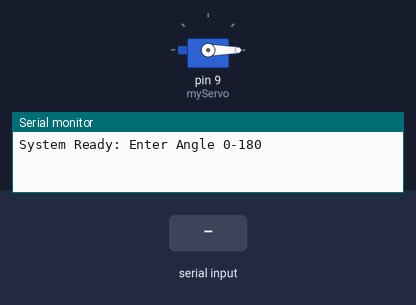
Bench run of a program on a simulated Arduino Uno, built with avr-gcc and run on an emulated ATmega328P. Parts: servo, the last lines printed to the serial monitor. The test bench sets the inputs (shaded band).

Above: at 1.2 s.
1.3 s: "90,45\n" received over Serial
At 2.1 s:
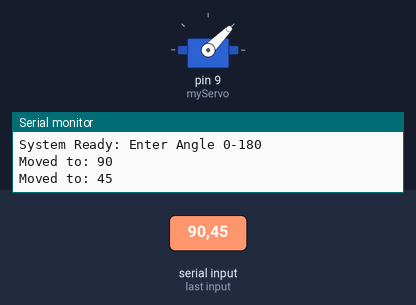
3.8 s: "30,150\n" received over Serial
At 4.3 s:
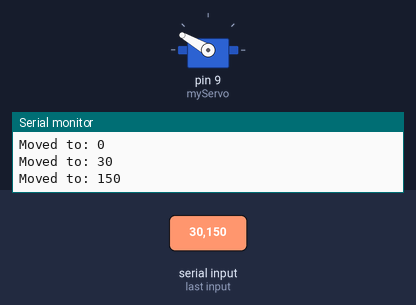
Timing chart, 0 to 6.8 s (numbered marks = the images above; inputs shaded):
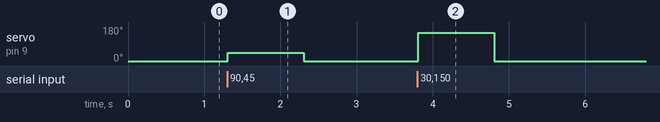

The program:

main.cpp
```cpp
#include <Arduino.h>
#include <Servo.h>

Servo myServo;

void setup() {
  Serial.begin(9600);
  myServo.attach(9); // Connect Signal wire to Pin 9
  myServo.write(0);  // Start at 0 degrees
  Serial.println("System Ready: Enter Angle 0-180");
}

void loop() {
  // Check if data is waiting in the buffer
  if (Serial.available() > 0) {

    // Serial.parseInt() looks for the next valid integer
    int angle = Serial.parseInt();

    // Validation Check (Error catching on hardware side)
    if (angle >= 0 && angle <= 180) {
      myServo.write(angle);
      Serial.print("Moved to: ");
      Serial.println(angle);
    } else {
      // This helps catch numbers like 250 or -5
      Serial.println("Invalid: Please enter 0 to 180.");
    }
  }
}
```

Measured:
- after the input at 1.3 s, servo on pin 9 (myServo): 0° → 45° at once, → 0° 1.0 s later
- after the input at 3.8 s, servo on pin 9 (myServo): 0° → 150° at once, → 0° 1.0 s later
